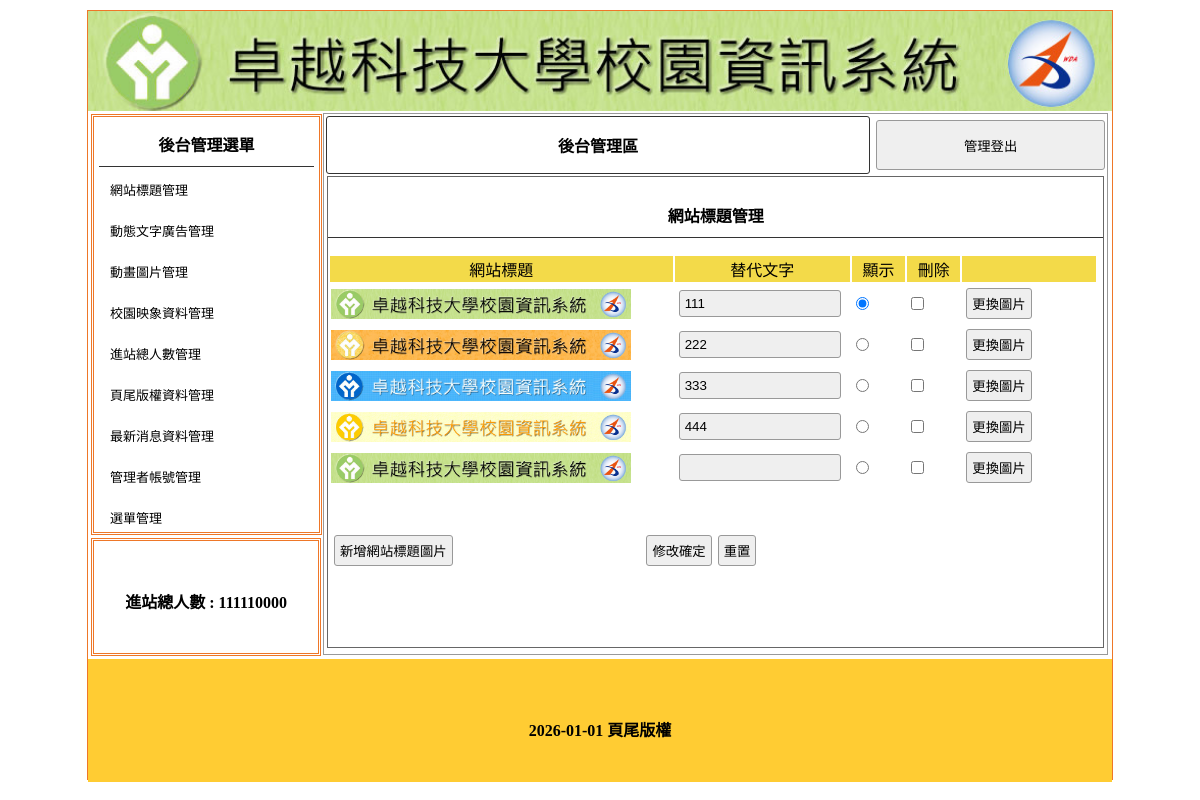
/try01-8/back.php, run on the app's committed database.
### tables this page shows
CREATE TABLE `title` (
  `id` int(11) NOT NULL,
  `img` text NOT NULL,
  `text` text NOT NULL,
  `sh` int(11) NOT NULL
);

CREATE TABLE `total` (
  `id` int(11) NOT NULL,
  `total` int(100) NOT NULL,
  `text` text NOT NULL,
  `sh` int(11) NOT NULL
);

CREATE TABLE `bottom` (
  `id` int(11) NOT NULL,
  `bottom` text NOT NULL,
  `sh` int(11) NOT NULL
);

### try01-8/api/db.php (called while the page is built, shortened)
<?php
class DB{
    private $dsn="mysql:host=localhost;dbname=db01;charset=utf8";
    private $pdo;
    private $table;
function __construct($table){
    $this->table=$table;
    $this->pdo=new PDO($this->dsn,"root",'');
}
function all(...$arg){
    $sql="select * from $this->table ";
    return $this->pdo->query($sql)->fetchAll(PDO::FETCH_ASSOC);
}
function find($id){
    $sql="select * from $this->table ";
    if(is_array($id)){
        $tmp=$this->arraytosql($id);
        $sql=$sql." where ".join(" AND " , $tmp);
    }else{
        $sql .= " WHERE `id`='$id'";
    }
    return $this->pdo->query($sql)->fetch(PDO::FETCH_ASSOC);
}
private function arraytosql($array){
    $tmp=[];
    foreach($array as $key => $value){
            $tmp[]="`$key`='$value'";
        }
        return $tmp;
    }
}
$Title=new DB('title');
$Total=new DB('total');
$Bottom=new DB('bottom');
?>

### try01-8/back/title.php (the view)
<div style="width:99%; height:87%; margin:auto; overflow:auto; border:#666 1px solid;">
    <p class="t cent botli">網站標題管理</p>
    <form method="post" action="../api/edit.php?table=<?=$do?>">
        <table width="100%">
            <tbody>
                <tr class="yel">
                    <td width="45%">網站標題</td>
                    <td width="23%">替代文字</td>
                    <td width="7%">顯示</td>
                    <td width="7%">刪除</td>
                    <td></td>
                </tr>
                <?php
                    $rows = $Title->all();
                    foreach($rows as $row):
                ?>
                <tr>
                    <td><img style="width:300px;height:30px" src="./upload/<?=$row['img']?>"></td>
                    <td><input type="text" name="text[<?=$row['id']?>]" value="<?=$row['text']?>"></td>
                    <td><input type="radio" name="sh" value="<?=$row['id']?>" <?=($row['sh'] == 1 ?"checked":'');?>></td>
                    <td><input type="checkbox" name="del[]" value="<?=$row['id']?>"></td>
                    <td><input type="button" value="更換圖片" onclick="op('#cover','#cvr','../modal/upload.php?table=<?=$do?>&id=<?=$row['id']?>')"></td>
                    <td><input type="hidden" name="id[]" value="<?=$row['id']?>"></td>
                </tr>
                    <?php endforeach;?>
            </tbody>
        </table>
        <table style="margin-top:40px; width:70%;">
            <tbody>
                <tr>
                    <td width="200px"><input type="button"
                            onclick="op('#cover','#cvr','../modal/<?=$do?>.php?table=<?=$do?>')"
                            value="新增網站標題圖片"></td>
                    <td class="cent"><input type="submit" value="修改確定"><input type="reset" value="重置">
                    </td>
                </tr>
            </tbody>
        </table>
    </form>
</div>

### try01-8/back.php (shortened to what this page needs)
<?php include_once "./api/db.php";?>
<!DOCTYPE html
	PUBLIC "-//W3C//DTD XHTML 1.0 Transitional//EN" "http://www.w3.org/TR/xhtml1/DTD/xhtml1-transitional.dtd">
<html xmlns="http://www.w3.org/1999/xhtml">
<head>
	<link href="./css/css.css" rel="stylesheet" type="text/css">
</head>
<body>
	<div id="main">
		<?php
				$title=$Title->find(['sh'=>1]);
		?>
		<a title="<?=$title['text']?>" href="index.php">
			<div class="ti" style="background:url('./upload/<?=$title['img']?>'); background-size:cover;"></div>
		</a>
		<div id="ms">
			<div id="lf" style="float:left;">
				<div id="menuput" class="dbor">
					<span class="t botli">後台管理選單</span>
					<a style="color:#000; font-size:13px; text-decoration:none;"href="?do=title">
						<div class="mainmu">
							網站標題管理 </div>
					</a>
					<a style="color:#000; font-size:13px; text-decoration:none;" href="?do=ad">
						<div class="mainmu">
							動態文字廣告管理 </div>
					</a>
					<a style="color:#000; font-size:13px; text-decoration:none;" href="?do=mvim">
						<div class="mainmu">
							動畫圖片管理 </div>
					</a>
					<a style="color:#000; font-size:13px; text-decoration:none;" href="?do=image">
						<div class="mainmu">
							校園映象資料管理 </div>
					</a>
					<a style="color:#000; font-size:13px; text-decoration:none;" href="?do=total">
						<div class="mainmu">
							進站總人數管理 </div>
					</a>
					<a style="color:#000; font-size:13px; text-decoration:none;" href="?do=bottom">
						<div class="mainmu">
							頁尾版權資料管理 </div>
					</a>
					<a style="color:#000; font-size:13px; text-decoration:none;" href="?do=news">
						<div class="mainmu">
							最新消息資料管理 </div>
					</a>
					<a style="color:#000; font-size:13px; text-decoration:none;" href="?do=admin">
						<div class="mainmu">
							管理者帳號管理 </div>
					</a>
					<a style="color:#000; font-size:13px; text-decoration:none;" href="?do=menu">
						<div class="mainmu">
							選單管理 </div>
					</a>
				</div>
				<div class="dbor" style="margin:3px; width:95%; height:20%; line-height:100px;">
					<span class="t">進站總人數 :
						<?php
							$total=$Total->find(1);
							echo "{$total['total']}";
						?>
					</span>
				</div>
			</div>
			<div class="di"
				style="height:540px; border:#999 1px solid; width:76.5%; margin:2px 0px 0px 0px; float:left; position:relative; left:20px;">
				<table width="100%">
					<tbody>
						<tr>
							<td style="width:70%;font-weight:800; border:#333 1px solid; border-radius:3px;"
								class="cent"><a href="?do=admin" style="color:#000; text-decoration:none;">後台管理區</a>
							</td>
							<td><button onclick="document.cookie='user=';location.replace('?')"
									style="width:99%; margin-right:2px; height:50px;">管理登出</button></td>
						</tr>
					</tbody>
				</table>
				<?php
					$do = $_GET['do']??'title';
					$file = "./back/$do.php";
					if(file_exists($file)){
						include $file;
					}else{
						include "./back/title.php";
					}
				?>
			</div>
		</div>
		<div
			style="width:1024px; left:0px; position:relative; background:#FC3; margin-top:4px; height:123px; display:block;">
			<span class="t" style="line-height:123px;">
				<?php
					$bottom=$Bottom->find(1);
					echo "{$bottom['bottom']}";
				?>
			</span>
		</div>
	</div>
</body>
</html>

### try01-8/css/css.css (style rules this page uses)
body { padding:0px; margin:0px; }
#main { width:1024px; height:768px; margin:10px auto 10px auto; border:#EE7728 1px solid; position:relative; }
.ti { width:100%; height:100px; position:relative; background-size:cover; background-repeat:no-repeat; }
.dbor { border:#EE7728 double 3px; margin:1px; padding:2px 10px 2px 10px; }
.t { font-weight:800; display:block; text-align:center; padding:10px 1px 10px 1px; }
.botli { border-bottom:#333 1px solid; }
.mainmu { position:relative; border-radius:10px; background:url(../icon/menu.fw.png) center no-repeat; background-size:cover; line-height:30px; padding:2px 10px 2px 10px; margin:7px 1px 7px 1px; }
#lf { height:540px; width:21%; display:inline-block; }
#menuput { width:100%; height:75%; position:relative; padding:5px; display:block; margin: 3px; }
.di { display:inline-block; }
.cent { text-align:center; }
input,button { border:#999 1px solid; border-radius:3px; background:#EFEFEF; padding:5px; margin:3px; }
input[type=text],input[type=password] { width:150px; }
.yel td { background:#F3DA49; text-align:center; }

### data on the page
title: img (picture), text "111", sh "☑"
total: total "111110000"
title: img (picture), text "222"
title: img (picture), text "333"
title: img (picture), text "444"
title: img (picture)
bottom: bottom "2026-01-01 頁尾版權"
